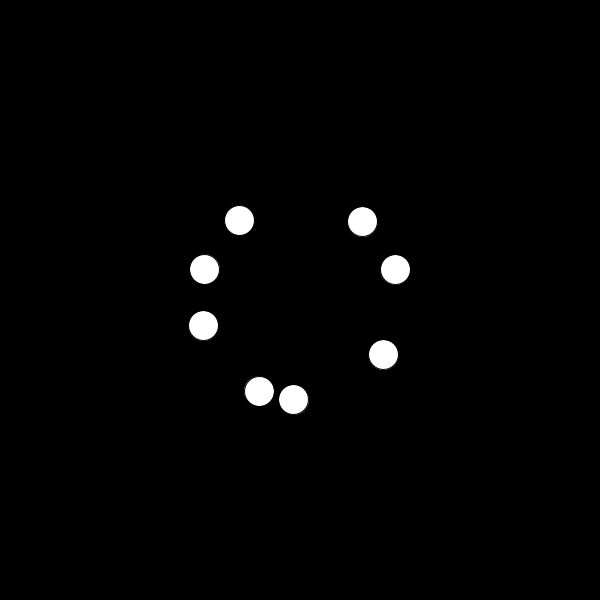
Frame 1 (no input)
Frame 60 (the mouse pressed at the canvas centre just before this capture): identical to frame 1, image omitted
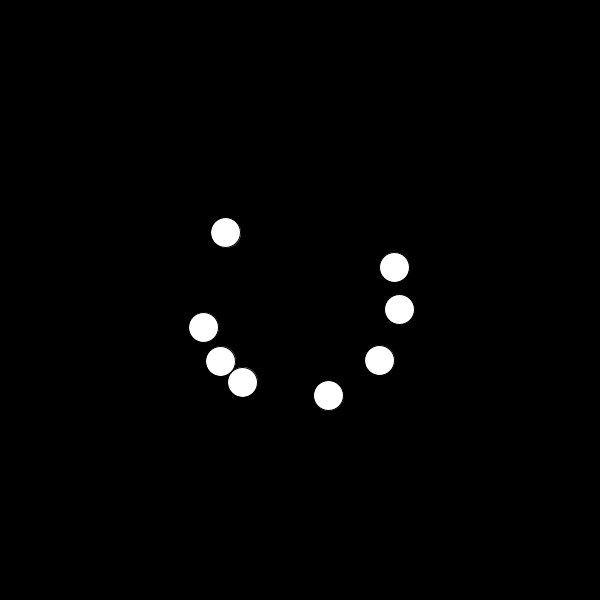
Frame 120 (the mouse held since frame 60 and released just before this capture)

The Processing sketch that drew these frames (run headless with seeded random() and noise(); from frame 60 on, the mouse is pressed at the canvas centre):

// Processing sketch: circular_distrubution_no_intersection
// ── circular_distrubution_no_intersection.pde
float tt, tx, ty;
float [] x;
float [] y;
float [] teta;
boolean overlapping;

void setup() {
  size(600, 600);
  generateRandomPos();
}


void draw() {
  background(0);

  for (int i = 0; i < x.length; i++) {
    fill(255);
    ellipse(x[i], y[i], 30, 30);
  }
}

void mousePressed() {
  generateRandomPos();
}

void generateRandomPos() {
  teta = new float[8];
  x = new float[8];
  y = new float[8];
  int i =0;

  while (i < 8) {
    tt = random(radians(360));

    tx = width * 0.5 + cos(tt) * 100;
    ty = height * 0.5 + sin(tt) * 100;

    overlapping = false;

    for (int j = 0; j < x.length; j++) {
      float otherX = x[j];
      float otherY = y[j];
      if (dist(tx, ty, otherX, otherY) < 30) {
        overlapping = true;
      }
    }

    if (overlapping == false) {
      teta[i] = tt;
      x[i] = tx;
      y[i] = ty;
      i++;
    }

    println(x.length);
  }
}
